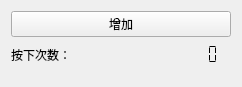
<?xml version="1.0" encoding="UTF-8"?>
<ui version="4.0">
 <class>FormSlot</class>
 <widget class="QWidget" name="FormSlot">
  <property name="geometry">
   <rect>
    <x>0</x>
    <y>0</y>
    <width>242</width>
    <height>87</height>
   </rect>
  </property>
  <property name="windowTitle">
   <string>Form</string>
  </property>
  <layout class="QFormLayout" name="formLayout">
   <item row="1" column="0">
    <widget class="QLabel" name="lbel">
     <property name="text">
      <string>按下次数：</string>
     </property>
    </widget>
   </item>
   <item row="0" column="0" colspan="2">
    <widget class="QPushButton" name="btnAdd">
     <property name="text">
      <string>增加</string>
     </property>
    </widget>
   </item>
   <item row="1" column="1">
    <widget class="QLCDNumber" name="lcdCounts">
     <property name="frameShape">
      <enum>QFrame::NoFrame</enum>
     </property>
     <property name="lineWidth">
      <number>1</number>
     </property>
     <property name="smallDecimalPoint">
      <bool>true</bool>
     </property>
     <property name="digitCount">
      <number>12</number>
     </property>
     <property name="mode">
      <enum>QLCDNumber::Dec</enum>
     </property>
     <property name="segmentStyle">
      <enum>QLCDNumber::Flat</enum>
     </property>
     <property name="value" stdset="0">
      <double>0.000000000000000</double>
     </property>
     <property name="intValue" stdset="0">
      <number>0</number>
     </property>
    </widget>
   </item>
  </layout>
 </widget>
 <resources/>
 <connections/>
 <slots>
  <slot>slot1()</slot>
 </slots>
</ui>
